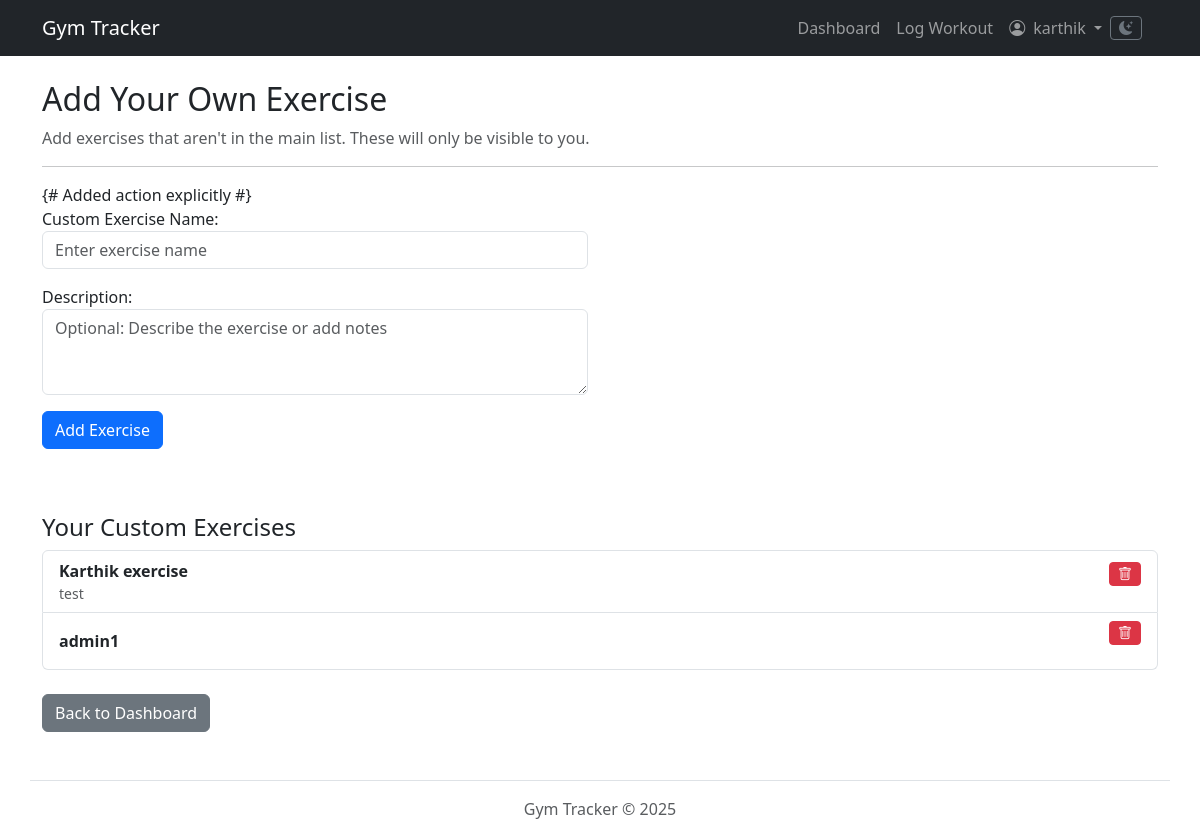
The app's page /workouts/exercises/add/ (signed in) with its own data.
### workouts/models.py (models this page shows, shortened)
class Exercise(models.Model):
    name = models.CharField(max_length=100, unique=True)
    description = models.TextField(blank=True, null=True)
    user = models.ForeignKey(User, null=True, blank=True, on_delete=models.CASCADE, related_name='custom_exercises')
    class Meta:
        unique_together = ('user', 'name')  # Makes name unique for a specific user (or globally if user is None)
        ordering = ['name']  # Keep exercises ordered alphabetically

### workouts/views.py (the view)
# urls.py: path('exercises/add/', views.add_custom_exercise_view, name='add_custom_exercise'),
@login_required
def add_custom_exercise_view(request):
    if request.method == 'POST':
        form = CustomExerciseForm(request.POST)
        if form.is_valid():
            try:
                exercise = form.save(commit=False)
                exercise.user = request.user
                exercise.save()
                messages.success(request, f"Custom exercise '{exercise.name}' added successfully!")
                return redirect('workouts:add_custom_exercise')
            except IntegrityError:
                form.add_error('name', f"You already have a custom exercise named '{form.cleaned_data['name']}'. Please choose a different name.")
                messages.error(request, "Could not add exercise. Please correct the error below.")
            except Exception as e:
                messages.error(request, f"An unexpected error occurred while saving: {e}")
                print(f"Error saving custom exercise for user {request.user.id}: {e}")
                traceback.print_exc() # Log the full traceback
    else:
        form = CustomExerciseForm()
    user_custom_exercises = Exercise.objects.filter(user=request.user).order_by('name')
    context = {
        'form': form,
        'user_custom_exercises': user_custom_exercises # Pass user's exercises to template
    }
    return render(request, 'workouts/add_custom_exercise.html', context)

### workouts/forms.py
class CustomExerciseForm(forms.ModelForm):
    class Meta:
        model = Exercise
        fields = ['name', 'description']
        widgets = {  # Add placeholders and Bootstrap classes
            'name': forms.TextInput(attrs={'placeholder': 'Enter exercise name', 'class': 'form-control'}),
            'description': forms.Textarea(
                attrs={'placeholder': 'Optional: Describe the exercise or add notes', 'class': 'form-control',
                       'rows': 3}),
        }
        labels = {  # Customize labels if needed
            'name': 'Custom Exercise Name',
        }

### workouts/templates/workouts/add_custom_exercise.html (shortened to what this page needs)
{% extends 'workouts/base.html' %}
{% block content %}
<div class="container mt-4">
    <h2>Add Your Own Exercise</h2>
    <p class="text-muted">Add exercises that aren't in the main list. These will only be visible to you.</p>
    <hr>
    <div class="row mb-5">
        <div class="col-md-8 col-lg-6">
            <form method="post" action="{% url 'workouts:add_custom_exercise' %}" novalidate> {# Added action explicitly
                #}
                {{ form.as_p }}
                <button type="submit" class="btn btn-primary">Add Exercise</button>
            </form>
        </div>
    </div>
    <h4 class="mt-4">Your Custom Exercises</h4>
    {% if user_custom_exercises %}
    <div class="list-group">
        {% for ex in user_custom_exercises %}
        <div class="list-group-item d-flex justify-content-between align-items-center">
            <div>
                <strong class="d-block">{{ ex.name }}</strong>
                {% if ex.description %}
                <small class="text-muted">{{ ex.description|truncatewords:20 }}</small>
                {% endif %}
            </div>
            <form action="{% url 'workouts:delete_custom_exercise' exercise_id=ex.id %}"
                  method="POST"
                  class="d-inline"
                  onsubmit="return confirm('Are you sure you want to delete the custom exercise \'{{ ex.name|escapejs }}\'?');">
                <button type="submit" class="btn btn-danger btn-sm" title="Delete '{{ ex.name }}'">
                    <i class="bi bi-trash"></i>
                </button>
            </form>
        </div>
        {% endfor %}
    </div>
    {% else %}
    <p class="text-muted">You haven't added any custom exercises yet.</p>
    {% endif %}
    <div class="mt-4">
        <a href="{% url 'workouts:dashboard' %}" class="btn btn-secondary">Back to Dashboard</a>
    </div>
</div>
{% endblock %}

### workouts/templates/workouts/base.html (shortened to what this page needs)
{% load static %}
<html lang="en">
<head>
    <link href="https://cdn.jsdelivr.net/npm/bootstrap@5.3.2/dist/css/bootstrap.min.css" rel="stylesheet"
>
    <link rel="stylesheet" href="https://cdn.jsdelivr.net/npm/bootstrap-icons@1.11.3/font/bootstrap-icons.min.css">
    <link href="https://cdn.jsdelivr.net/npm/tom-select@2.3.1/dist/css/tom-select.bootstrap5.css" rel="stylesheet">
</head>
<body>
<nav class="navbar navbar-expand-lg navbar-dark bg-dark mb-4">
    <div class="container">
        <a class="navbar-brand" href="{% url 'home' %}">Gym Tracker</a>
        <div class="collapse navbar-collapse" id="navbarNav">
            <ul class="navbar-nav ms-auto mb-2 mb-lg-0">
                {% if user.is_authenticated %}
                <li class="nav-item">
                    <a class="nav-link {% if request.resolver_match.view_name == 'workouts:dashboard' %}active{% endif %}"
                       href="{% url 'workouts:dashboard' %}">Dashboard</a>
                </li>
                <li class="nav-item">
                    <a class="nav-link {% if request.resolver_match.view_name == 'workouts:log_workout_date' or request.resolver_match.view_name == 'workouts:log_workout_today' %}active{% endif %}"
                       href="{% url 'workouts:log_workout_today' %}">Log Workout</a>
                </li>
                <li class="nav-item dropdown">
                    <a class="nav-link dropdown-toggle" href="#" id="navbarUserDropdown" role="button"
                       data-bs-toggle="dropdown" aria-expanded="false">
                        <i class="bi bi-person-circle me-1"></i>
                        {{ user.username }}
                    </a>
                </li>
                {% endif %}
            </ul>
            <li class="nav-item d-flex align-items-center me-3">
                <button class="btn btn-outline-secondary btn-sm" id="darkModeToggle" title="Toggle dark mode">
                    <i class="bi bi-moon-stars-fill"></i>
                </button>
            </li>
        </div>
    </div>
</nav>
<main role="main">
    {% block content %}{% endblock %}
</main>
<footer class="container mt-5 py-3 border-top text-center text-muted">
    Gym Tracker © {% now "Y" %}
</footer>
</body>
</html>

### workouts/templates/workouts/base.html (style rules this page uses)
:root { --body-bg: #ffffff; --body-color: #212529; --card-bg: #ffffff; --card-border-color: rgba(0, 0, 0, 0.175); --link-color: #0d6efd; --link-hover-color: #0a58ca; --navbar-bg: #212529; --navbar-color: rgba(255, 255, 255, 0.55); --navbar-active-color: #ffffff; --navbar-hover-color: rgba(255, 255, 255, 0.75); --table-striped-bg: rgba(0, 0, 0, 0.05); --bs-body-bg-rgb: 255, 255, 255; --bs-body-color-rgb: 33, 37, 41; color-scheme: light; }
body { background-color: var(--body-bg); color: var(--body-color); transition: background-color 0.2s ease-in-out, color 0.2s ease-in-out; }
a { color: var(--link-color); }
.navbar { background-color: var(--navbar-bg) !important; }
.navbar-dark .navbar-nav .nav-link { color: var(--navbar-color); }
.navbar-dark .navbar-brand { color: var(--navbar-active-color); }

### records on screen
Exercise: name "Karthik exercise", description "test"
Exercise: name "admin1"

### other values on screen
{{ user.username }} "karthik"
